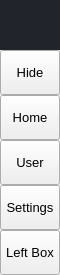
        <widget class="QFrame" name="leftMenuBg">
         <property name="sizePolicy">
          <sizepolicy hsizetype="Preferred" vsizetype="Preferred">
           <horstretch>0</horstretch>
           <verstretch>0</verstretch>
          </sizepolicy>
         </property>
         <property name="minimumSize">
          <size>
           <width>60</width>
           <height>0</height>
          </size>
         </property>
         <property name="maximumSize">
          <size>
           <width>60</width>
           <height>16777215</height>
          </size>
         </property>
         <property name="frameShape">
          <enum>QFrame::NoFrame</enum>
         </property>
         <property name="frameShadow">
          <enum>QFrame::Raised</enum>
         </property>
         <layout class="QVBoxLayout" name="verticalLayout_3">
          <property name="spacing">
           <number>0</number>
          </property>
          <property name="leftMargin">
           <number>0</number>
          </property>
          <property name="topMargin">
           <number>0</number>
          </property>
          <property name="rightMargin">
           <number>0</number>
          </property>
          <property name="bottomMargin">
           <number>0</number>
          </property>
          <item>
           <widget class="QFrame" name="topLogoInfo">
            <property name="minimumSize">
             <size>
              <width>0</width>
              <height>50</height>
             </size>
            </property>
            <property name="maximumSize">
             <size>
              <width>16777215</width>
              <height>50</height>
             </size>
            </property>
            <property name="styleSheet">
             <string notr="true">background-color: rgb(33, 37, 43);</string>
            </property>
            <property name="frameShape">
             <enum>QFrame::NoFrame</enum>
            </property>
            <property name="frameShadow">
             <enum>QFrame::Raised</enum>
            </property>
            <widget class="QFrame" name="topLogo">
             <property name="geometry">
              <rect>
               <x>10</x>
               <y>5</y>
               <width>42</width>
               <height>42</height>
              </rect>
             </property>
             <property name="minimumSize">
              <size>
               <width>42</width>
               <height>42</height>
              </size>
             </property>
             <property name="maximumSize">
              <size>
               <width>42</width>
               <height>42</height>
              </size>
             </property>
             <property name="styleSheet">
              <string notr="true">
	background-image: url(:/images/images/images/icon.png);
	background-position: centered;
	background-repeat: no-repeat;</string>
             </property>
             <property name="frameShape">
              <enum>QFrame::NoFrame</enum>
             </property>
             <property name="frameShadow">
              <enum>QFrame::Raised</enum>
             </property>
            </widget>
            <widget class="QLabel" name="titleLeftApp">
             <property name="geometry">
              <rect>
               <x>70</x>
               <y>8</y>
               <width>160</width>
               <height>20</height>
              </rect>
             </property>
             <property name="font">
              <font>
               <family>Segoe UI Semibold</family>
               <pointsize>12</pointsize>
               <italic>false</italic>
               <bold>false</bold>
              </font>
             </property>
             <property name="text">
              <string>Fuckfirewall VPN</string>
             </property>
             <property name="alignment">
              <set>Qt::AlignLeading|Qt::AlignLeft|Qt::AlignTop</set>
             </property>
            </widget>
            <widget class="QLabel" name="titleLeftDescription">
             <property name="geometry">
              <rect>
               <x>70</x>
               <y>27</y>
               <width>160</width>
               <height>16</height>
              </rect>
             </property>
             <property name="maximumSize">
              <size>
               <width>16777215</width>
               <height>16</height>
              </size>
             </property>
             <property name="font">
              <font>
               <family>Segoe UI</family>
               <pointsize>8</pointsize>
               <italic>false</italic>
               <bold>false</bold>
              </font>
             </property>
             <property name="text">
              <string>A ease-to-use VPN client</string>
             </property>
             <property name="alignment">
              <set>Qt::AlignLeading|Qt::AlignLeft|Qt::AlignTop</set>
             </property>
            </widget>
           </widget>
          </item>
          <item>
           <widget class="QFrame" name="leftMenuFrame">
            <property name="frameShape">
             <enum>QFrame::NoFrame</enum>
            </property>
            <property name="frameShadow">
             <enum>QFrame::Raised</enum>
            </property>
            <layout class="QVBoxLayout" name="verticalMenuLayout">
             <property name="spacing">
              <number>0</number>
             </property>
             <property name="leftMargin">
              <number>0</number>
             </property>
             <property name="topMargin">
              <number>0</number>
             </property>
             <property name="rightMargin">
              <number>0</number>
             </property>
             <property name="bottomMargin">
              <number>0</number>
             </property>
             <item>
              <widget class="QFrame" name="toggleBox">
               <property name="maximumSize">
                <size>
                 <width>16777215</width>
                 <height>45</height>
                </size>
               </property>
               <property name="frameShape">
                <enum>QFrame::NoFrame</enum>
               </property>
               <property name="frameShadow">
                <enum>QFrame::Raised</enum>
               </property>
               <layout class="QVBoxLayout" name="verticalLayout_4">
                <property name="spacing">
                 <number>0</number>
                </property>
                <property name="leftMargin">
                 <number>0</number>
                </property>
                <property name="topMargin">
                 <number>0</number>
                </property>
                <property name="rightMargin">
                 <number>0</number>
                </property>
                <property name="bottomMargin">
                 <number>0</number>
                </property>
                <item>
                 <widget class="QPushButton" name="toggleButton">
                  <property name="sizePolicy">
                   <sizepolicy hsizetype="Expanding" vsizetype="Fixed">
                    <horstretch>0</horstretch>
                    <verstretch>0</verstretch>
                   </sizepolicy>
                  </property>
                  <property name="minimumSize">
                   <size>
                    <width>0</width>
                    <height>45</height>
                   </size>
                  </property>
                  <property name="font">
                   <font>
                    <family>Segoe UI</family>
                    <pointsize>10</pointsize>
                    <italic>false</italic>
                    <bold>false</bold>
                   </font>
                  </property>
                  <property name="cursor">
                   <cursorShape>PointingHandCursor</cursorShape>
                  </property>
                  <property name="layoutDirection">
                   <enum>Qt::LeftToRight</enum>
                  </property>
                  <property name="styleSheet">
                   <string notr="true">background-image: url(:/icons/images/icons/icon_menu.png);</string>
                  </property>
                  <property name="text">
                   <string>Hide</string>
                  </property>
                 </widget>
                </item>
               </layout>
              </widget>
             </item>
             <item alignment="Qt::AlignTop">
              <widget class="QFrame" name="topMenu">
               <property name="frameShape">
                <enum>QFrame::NoFrame</enum>
               </property>
               <property name="frameShadow">
                <enum>QFrame::Raised</enum>
               </property>
               <layout class="QVBoxLayout" name="verticalLayout_8">
                <property name="spacing">
                 <number>0</number>
                </property>
                <property name="leftMargin">
                 <number>0</number>
                </property>
                <property name="topMargin">
                 <number>0</number>
                </property>
                <property name="rightMargin">
                 <number>0</number>
                </property>
                <property name="bottomMargin">
                 <number>0</number>
                </property>
                <item>
                 <widget class="QPushButton" name="btn_home">
                  <property name="sizePolicy">
                   <sizepolicy hsizetype="Expanding" vsizetype="Fixed">
                    <horstretch>0</horstretch>
                    <verstretch>0</verstretch>
                   </sizepolicy>
                  </property>
                  <property name="minimumSize">
                   <size>
                    <width>0</width>
                    <height>45</height>
                   </size>
                  </property>
                  <property name="font">
                   <font>
                    <family>Segoe UI</family>
                    <pointsize>10</pointsize>
                    <italic>false</italic>
                    <bold>false</bold>
                   </font>
                  </property>
                  <property name="cursor">
                   <cursorShape>PointingHandCursor</cursorShape>
                  </property>
                  <property name="layoutDirection">
                   <enum>Qt::LeftToRight</enum>
                  </property>
                  <property name="styleSheet">
                   <string notr="true">background-image: url(:/icons/images/icons/cil-home.png);</string>
                  </property>
                  <property name="text">
                   <string>Home</string>
                  </property>
                 </widget>
                </item>
                <item>
                 <widget class="QPushButton" name="btn_user">
                  <property name="sizePolicy">
                   <sizepolicy hsizetype="Expanding" vsizetype="Fixed">
                    <horstretch>0</horstretch>
                    <verstretch>0</verstretch>
                   </sizepolicy>
                  </property>
                  <property name="minimumSize">
                   <size>
                    <width>0</width>
                    <height>45</height>
                   </size>
                  </property>
                  <property name="font">
                   <font>
                    <family>Segoe UI</family>
                    <pointsize>10</pointsize>
                    <italic>false</italic>
                    <bold>false</bold>
                   </font>
                  </property>
                  <property name="cursor">
                   <cursorShape>PointingHandCursor</cursorShape>
                  </property>
                  <property name="layoutDirection">
                   <enum>Qt::LeftToRight</enum>
                  </property>
                  <property name="styleSheet">
                   <string notr="true">background-image: url(:/icons/images/icons/cil-user.png);</string>
                  </property>
                  <property name="text">
                   <string>User</string>
                  </property>
                 </widget>
                </item>
                <item>
                 <widget class="QPushButton" name="btn_settings">
                  <property name="sizePolicy">
                   <sizepolicy hsizetype="Expanding" vsizetype="Fixed">
                    <horstretch>0</horstretch>
                    <verstretch>0</verstretch>
                   </sizepolicy>
                  </property>
                  <property name="minimumSize">
                   <size>
                    <width>0</width>
                    <height>45</height>
                   </size>
                  </property>
                  <property name="font">
                   <font>
                    <family>Segoe UI</family>
                    <pointsize>10</pointsize>
                    <italic>false</italic>
                    <bold>false</bold>
                   </font>
                  </property>
                  <property name="cursor">
                   <cursorShape>PointingHandCursor</cursorShape>
                  </property>
                  <property name="layoutDirection">
                   <enum>Qt::LeftToRight</enum>
                  </property>
                  <property name="styleSheet">
                   <string notr="true">background-image: url(:/icons/images/icons/cil-settings.png);</string>
                  </property>
                  <property name="text">
                   <string>Settings</string>
                  </property>
                 </widget>
                </item>
               </layout>
              </widget>
             </item>
             <item alignment="Qt::AlignBottom">
              <widget class="QFrame" name="bottomMenu">
               <property name="frameShape">
                <enum>QFrame::NoFrame</enum>
               </property>
               <property name="frameShadow">
                <enum>QFrame::Raised</enum>
               </property>
               <layout class="QVBoxLayout" name="verticalLayout_9">
                <property name="spacing">
                 <number>0</number>
                </property>
                <property name="leftMargin">
                 <number>0</number>
                </property>
                <property name="topMargin">
                 <number>0</number>
                </property>
                <property name="rightMargin">
                 <number>0</number>
                </property>
                <property name="bottomMargin">
                 <number>0</number>
                </property>
                <item>
                 <widget class="QPushButton" name="toggleLeftBox">
                  <property name="enabled">
                   <bool>true</bool>
                  </property>
                  <property name="sizePolicy">
                   <sizepolicy hsizetype="Expanding" vsizetype="Fixed">
                    <horstretch>0</horstretch>
                    <verstretch>0</verstretch>
                   </sizepolicy>
                  </property>
                  <property name="minimumSize">
                   <size>
                    <width>0</width>
                    <height>45</height>
                   </size>
                  </property>
                  <property name="font">
                   <font>
                    <family>Segoe UI</family>
                    <pointsize>10</pointsize>
                    <italic>false</italic>
                    <bold>false</bold>
                   </font>
                  </property>
                  <property name="cursor">
                   <cursorShape>PointingHandCursor</cursorShape>
                  </property>
                  <property name="layoutDirection">
                   <enum>Qt::LeftToRight</enum>
                  </property>
                  <property name="styleSheet">
                   <string notr="true">background-image: url(:/icons/images/icons/icon_settings.png);</string>
                  </property>
                  <property name="text">
                   <string>Left Box</string>
                  </property>
                 </widget>
                </item>
               </layout>
              </widget>
             </item>
            </layout>
           </widget>
          </item>
         </layout>
        </widget>
